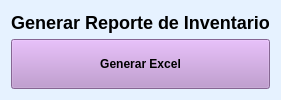
<?xml version="1.0" encoding="UTF-8"?>
<ui version="4.0">
 <class>ReporteWindow</class>
 <widget class="QWidget" name="ReporteWindow">
  <property name="windowTitle">
   <string>Generar Reportes</string>
  </property>
  <property name="styleSheet">
   <string notr="true">background-color: #e6f2ff;</string>
  </property>
  <layout class="QVBoxLayout" name="verticalLayout">
   <item>
    <widget class="QLabel" name="label">
     <property name="text">
      <string>Generar Reporte de Inventario</string>
     </property>
     <property name="alignment">
      <set>Qt::AlignCenter</set>
     </property>
     <property name="styleSheet">
      <string notr="true">font-size: 18px; font-weight: bold;</string>
     </property>
    </widget>
   </item>
   <item>
    <widget class="QPushButton" name="btn_generar">
     <property name="text">
      <string>Generar Excel</string>
     </property>
     <property name="minimumSize">
      <size><width>200</width><height>50</height></size>
     </property>
     <property name="styleSheet">
      <string notr="true">background-color: #BB8FCE; font-weight: bold;</string>
     </property>
    </widget>
   </item>
  </layout>
 </widget>
 <resources/>
 <connections/>
</ui>
